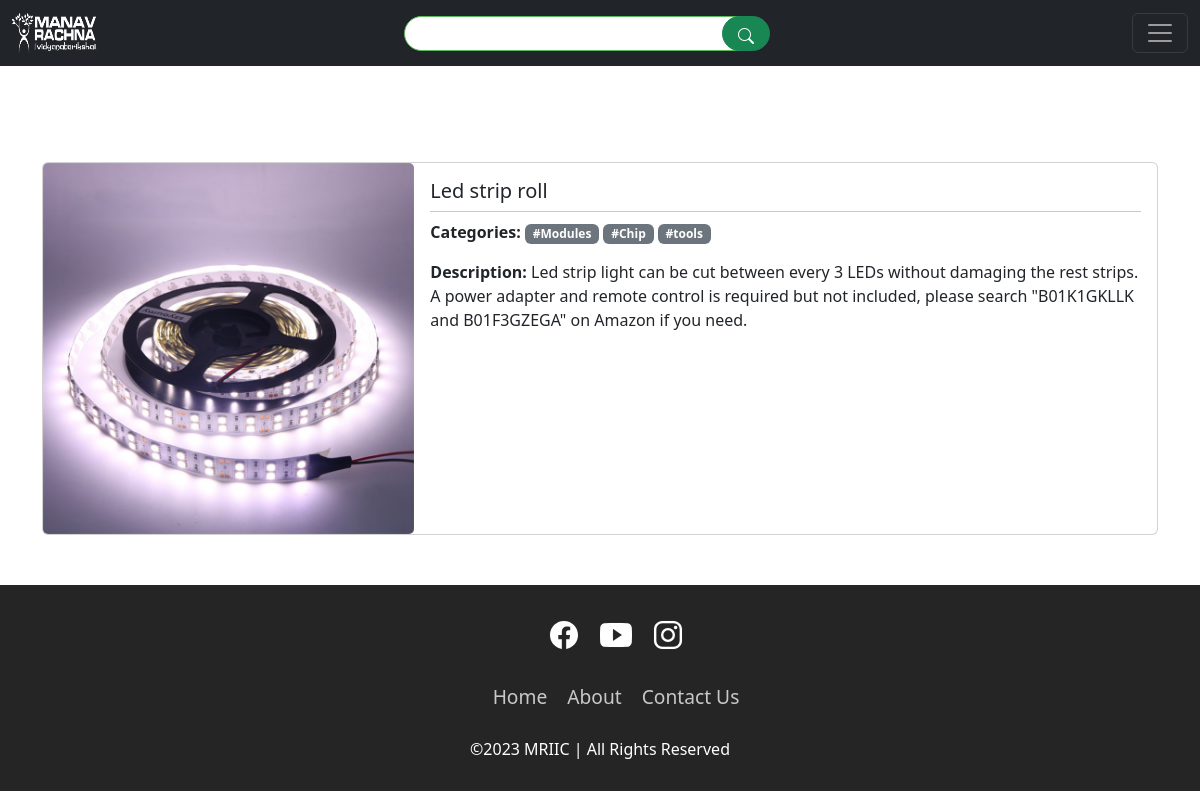
/filter_inventory/30, run on the app's committed database.
### mriic/models.py (models this page shows, shortened)
class Item(models.Model):
    name = NameField(max_length=50, unique=True)
    category = models.ManyToManyField(Category)
    item_img = models.ImageField(upload_to='images/')
    item_qty = models.IntegerField()
    featured = models.BooleanField(default=False)
    item_desc = models.TextField(max_length=750, blank=True, null=True)
    tags = TaggableManager()

class Category(models.Model):
    name = models.CharField(max_length=50, unique=True)

### mriic/views.py (the view)
# urls.py: path('filter_inventory/<int:Item_id>',views.itemDesc, name='itemDesc'),
def itemDesc(request,Item_id):
      if request.method == 'POST':
        global id_val
        id_val = Item_id
        print(id_val)
        return redirect(inv)
      else:
        my_item=get_object_or_404(Item,pk=Item_id)
        return render(request,'mriic/itemDesc.html',{'my_item':my_item})

### mriic/templates/mriic/itemDesc.html (shortened to what this page needs)
<!DOCTYPE html>
<html lang="en">
  <head>
    <link
      href="https://cdn.jsdelivr.net/npm/bootstrap@5.3.0-alpha3/dist/css/bootstrap.min.css"
      rel="stylesheet"
    />
  </head>
  <body>
    {% include "mriic/NavbarLogout.html"%}
    <br />
    <br /><br /><br />
    <div class="container">
      <div class="card mb-3">
        <div class="row g-0">
          <div class="col-md-4">
            <img src="{{ my_item.item_img.url }}" class="card-img" alt="..." />
          </div>
          <div class="col-md-8">
            <div class="card-body">
              <h5 class="card-title">{{ my_item.name}}</h5>
              <hr class="my-2"/>
              <p class="card-text">
                <b>Categories:</b>
                {% for category in my_item.category.all %}
                  <span class="badge bg-secondary">#{{ category.name }}</span>
                {% endfor %}
              </p>
              {% if my_item.item_desc %}
              <p class="card-text">
                <b>Description:</b> {{ my_item.item_desc }}
              </p>
              {% endif %}
            </div>
          </div>
        </div>
      </div>
    </div>
        {% include "mriic/footer.html"%}
  </body>
</html>

### data on the page
Item: item_img (picture), name "Led strip roll", item_desc "Led strip light can be cut between every 3 LEDs without damaging the rest strips. A power adapter and remote control is required but not included, please search \"B01K1GKLLK and B01F3GZEGA\" on Amazon if you need."
Category: name "Modules"
Category: name "Chip"
Category: name "tools"
